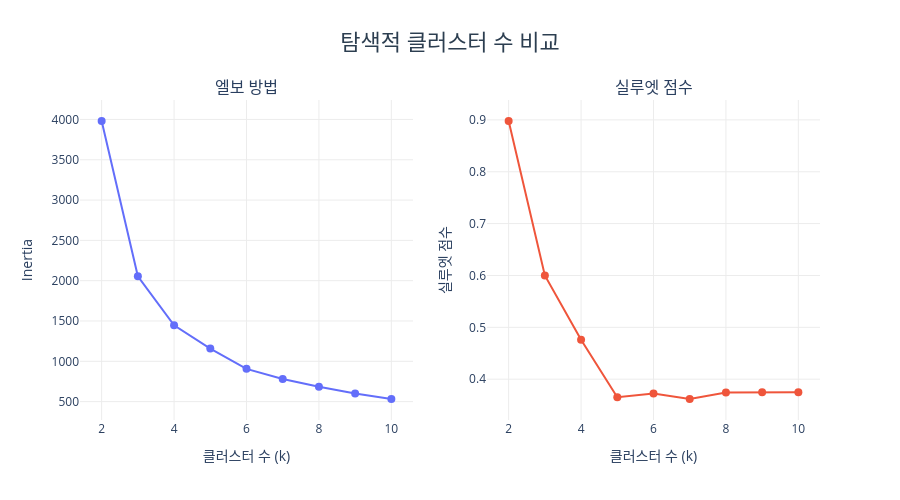

Here is the notebook cell this chart was saved with:
### Markdown cell above
---
## 최적 클러스터 수 결정

KMeans 클러스터링을 수행하기 전, 최적의 클러스터 수(k)를 결정하기 위해 **엘보 방법**와 **실루엣 점수** 두 가지 방법을 함께 사용했다.  
이상치에 민감한 Recency, Frequency, Monetary 원본 수치를 그대로 사용하면 클러스터링 결과가 왜곡될 수 있기 때문에, 이상치에 덜 민감한 **RobustScaler**로 스케일링한 값을 사용했다.

- **엘보 방법**: k가 증가할수록 클러스터 내 분산(Inertia)이 감소하는데, 감소폭이 급격히 줄어드는 지점(꺾이는 지점)을 최적 k로 선택한다.
- **실루엣 점수**: 클러스터링의 품질을 평가하는 지표로, 1에 가까울수록 클러스터가 잘 나뉜 것을 의미한다.

### Code cell
features = rfm[['Recency', 'Frequency', 'Monetary']]
scaler = RobustScaler()
scaled_features = pd.DataFrame(
    scaler.fit_transform(features),
    columns=['Recency', 'Frequency', 'Monetary']
)

inertias, silhouette_scores_list = [], []
k_range = range(2, 11)

for k in k_range:
    kmeans = KMeans(n_clusters=k, random_state=42, n_init=10)
    labels = kmeans.fit_predict(scaled_features)
    inertias.append(kmeans.inertia_)
    silhouette_scores_list.append(silhouette_score(scaled_features, labels))

fig = make_subplots(rows=1, cols=2, subplot_titles=('엘보 방법', '실루엣 점수'))

fig.add_trace(
    go.Scatter(x=list(k_range), y=inertias, mode='lines+markers',
               marker=dict(size=8, color='#636EFA'), line=dict(color='#636EFA'),
               showlegend=False),
    row=1, col=1
)
fig.add_trace(
    go.Scatter(x=list(k_range), y=silhouette_scores_list, mode='lines+markers',
               marker=dict(size=8, color='#EF553B'), line=dict(color='#EF553B'),
               showlegend=False),
    row=1, col=2
)

fig.update_layout(
    title=dict(text='탐색적 클러스터 수 비교',
               font=dict(size=22, color='#2c3e50'), x=0.5, xanchor='center'),
    height=500, plot_bgcolor='white'
)
fig.update_xaxes(title_text='클러스터 수 (k)', gridcolor='#ececec')
fig.update_yaxes(gridcolor='#ececec')
fig.update_yaxes(title_text='Inertia', row=1, col=1)
fig.update_yaxes(title_text='실루엣 점수', row=1, col=2)
fig.show()

for k, s in zip(k_range, silhouette_scores_list):
    print(f'k={k}: {s:.4f}')

### Figure 1 — Plotly figure (JSON) as saved in the notebook; plotly's stock layout.template omitted (floating-point values rounded to 4 significant figures)
{"data": [{"line": {"color": "#636EFA"}, "marker": {"color": "#636EFA", "size": 8}, "mode": "lines+markers", "showlegend": false, "type": "scatter", "x": [2, 3, 4, 5, 6, 7, 8, 9, 10], "xaxis": "x", "y": [3981.0, 2055.0, 1447.0, 1158.0, 906.2, 781.2, 683.4, 599.7, 532.3], "yaxis": "y"}, {"line": {"color": "#EF553B"}, "marker": {"color": "#EF553B", "size": 8}, "mode": "lines+markers", "showlegend": false, "type": "scatter", "x": [2, 3, 4, 5, 6, 7, 8, 9, 10], "xaxis": "x2", "y": [0.8979, 0.6, 0.4761, 0.3651, 0.3726, 0.3618, 0.3743, 0.3746, 0.3746], "yaxis": "y2"}], "layout": {"annotations": [{"font": {"size": 16}, "showarrow": false, "text": "엘보 방법", "x": 0.225, "xanchor": "center", "xref": "paper", "y": 1, "yanchor": "bottom", "yref": "paper"}, {"font": {"size": 16}, "showarrow": false, "text": "실루엣 점수", "x": 0.775, "xanchor": "center", "xref": "paper", "y": 1, "yanchor": "bottom", "yref": "paper"}], "height": 500, "plot_bgcolor": "white", "title": {"font": {"color": "#2c3e50", "size": 22}, "text": "탐색적 클러스터 수 비교", "x": 0.5, "xanchor": "center"}, "xaxis": {"anchor": "y", "domain": [0, 0.45], "gridcolor": "#ececec", "title": {"text": "클러스터 수 (k)"}}, "xaxis2": {"anchor": "y2", "domain": [0.55, 1], "gridcolor": "#ececec", "title": {"text": "클러스터 수 (k)"}}, "yaxis": {"anchor": "x", "domain": [0, 1], "gridcolor": "#ececec", "title": {"text": "Inertia"}}, "yaxis2": {"anchor": "x2", "domain": [0, 1], "gridcolor": "#ececec", "title": {"text": "실루엣 점수"}}}}
